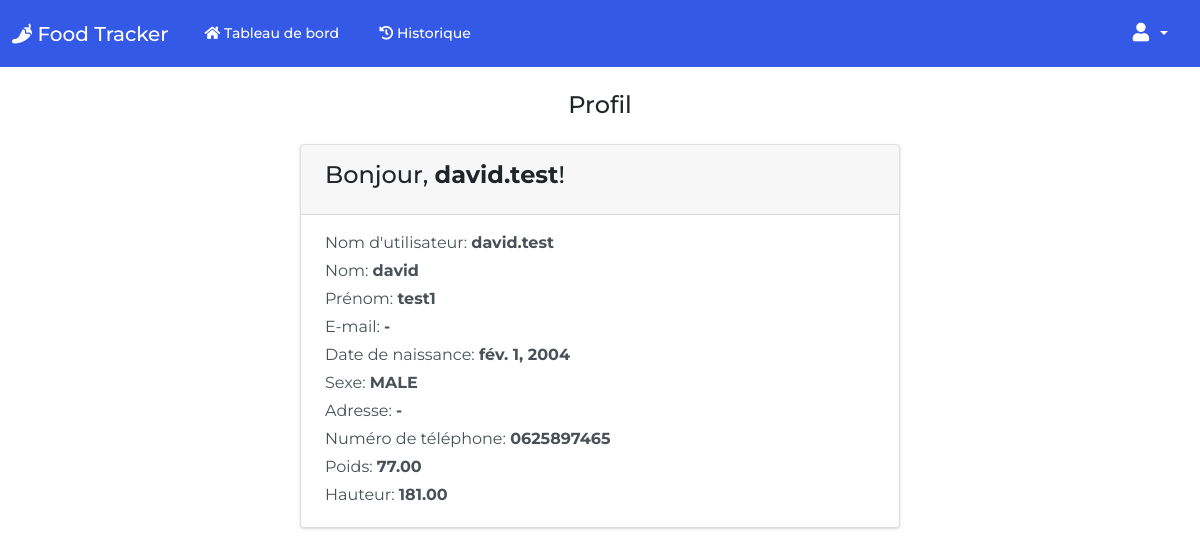
The page /profile (signed in) on the database its author committed.
### foodtracker/models.py (models this page shows, shortened)
class User(AbstractUser):
    class UserRoles(models.TextChoices):
        ADMIN = ('ADMIN', 'Admin')
        ENTRAINEUR = ('ENTRAINEUR', 'Entraineur')
        TRIATHLETE = ('TRIATHLETE', 'Triathlete')
    email = models.EmailField('email address', null=True)
    role = models.CharField(max_length=15, choices=UserRoles.choices)
    REQUIRED_FIELDS = []
    class Meta:
        db_table = 'users'

class Triathlete(models.Model):
    class PhysicalActivityLevel(models.TextChoices):
        TWELVE_15H_WEEK = ('TWELVE_15H_WEEK', "12h à 15h d'exercice par semaine")
        MORE_20H_WEEK = ('MORE_20H_WEEK', ">20h d'exercice par semaine")
    user = models.OneToOneField(User, on_delete=models.CASCADE, related_name='profile_triathlete')
    gender = models.CharField(max_length=10, choices=GenderOptions.choices, null=True)
    date_of_birth = models.DateField(null=True)
    age = models.IntegerField(null=True)
    address = models.TextField(null=True)
    phone_number = models.CharField(max_length=20, null=True)
    weight = models.DecimalField(max_digits=8, decimal_places=2, null=True)
    height = models.DecimalField(max_digits=8, decimal_places=2, null=True)
    complete_profile_setup = models.BooleanField(default=False)
    masse_masculaire = models.DecimalField(max_digits=8, decimal_places=2, null=True)
    imc = models.DecimalField(max_digits=8, decimal_places=2, null=True)
    mass_grasse = models.DecimalField(max_digits=8, decimal_places=2, null=True)
    niveau_activite = models.CharField(max_length=15, choices=PhysicalActivityLevel.choices)
    metabolisme_de_base = models.DecimalField(max_digits=8, decimal_places=2, null=True)
    depense_energetique_journaliere = models.DecimalField(max_digits=8, decimal_places=2, null=True)
    daily_water_consumption = models.DecimalField(max_digits=8, decimal_places=2, null=True)
    class Meta:
        db_table = 'triathletes'

### foodtracker/views.py (the view)
# urls.py: path('profile', views.profile, name='profile'),
@login_required
def profile(request):
    if request.user.role == User.UserRoles.ADMIN:
        return render(request, 'admin_profile.html')
    elif request.user.role == User.UserRoles.TRIATHLETE:
        return render(request, 'athelete_profile.html')
    elif request.user.role == User.UserRoles.ENTRAINEUR:
        return render(request, 'trainer_profile.html')
    else:
        return HttpResponse('profile')

### templates/athelete_profile.html (shortened to what this page needs)
{% extends 'base.html' %}
{% load static %}
{% block body %}
<div class='py-4 mt-auto'>
  <div class='container-fluid px-4'>
    <div>
      <h4 class="mb-4" style="text-align: center;">Profil</h4>
      <div class='card bg-secondary mb-3' style="max-width: 600px; margin: 0 auto;">
        <div class='card-header d-flex justify-content-between align-items-center'>
          <h4>Bonjour, <strong>{{ user.username }}</strong>!</h4>
        </div>
        <div class='card-body'>
          <div class='d-flex w-100 justify-content-between'>
            <p class='mb-1'>
              Nom d'utilisateur: <strong>{{ user.username }}</strong>
            </p>
          </div>
          <div class='d-flex w-100 justify-content-between'>
            <p class='mb-1'>
              Nom: <strong>{{ user.first_name }}</strong>
            </p>
          </div>
          <div class='d-flex w-100 justify-content-between'>
            <p class='mb-1'>
              Prénom: <strong>{{ user.last_name }}</strong>
            </p>
          </div>
          <div class='d-flex w-100 justify-content-between'>
            <p class='mb-1'>
              E-mail: <strong>{{ user.email|default:'-' }}</strong>
            </p>
          </div>
          <div class='d-flex w-100 justify-content-between'>
            <p class='mb-1'>
              Date de naissance: <strong>{{ user.profile_triathlete.date_of_birth|default:'-' }}</strong>
            </p>
          </div>
          <div class='d-flex w-100 justify-content-between'>
            <p class='mb-1'>
              Sexe: <strong>{{ user.profile_triathlete.gender|default:'-' }}</strong>
            </p>
          </div>
          <div class='d-flex w-100 justify-content-between'>
            <p class='mb-1'>
              Adresse: <strong>{{ user.profile_triathlete.adresse|default:'-' }}</strong>
            </p>
          </div>
          <div class='d-flex w-100 justify-content-between'>
            <p class='mb-1'>
              Numéro de téléphone: <strong>{{ user.profile_triathlete.phone_number|default:'-' }}</strong>
            </p>
          </div>
          <div class='d-flex w-100 justify-content-between'>
            <p class='mb-1'>
              Poids: <strong>{{ user.profile_triathlete.weight|default:'-' }}</strong>
            </p>
          </div>
          <div class='d-flex w-100 justify-content-between'>
            <p class='mb-1'>
              Hauteur: <strong>{{ user.profile_triathlete.height|default:'-' }}</strong>
            </p>
          </div>
        </div>
      </div>
    </div>
  </div>
</div>
{% endblock %}

### static/css/styles.css (style rules this page uses)
html { position: relative; min-height: 100%; }
body { margin: 0 0 90px; font-family: 'Montserrat', sans-serif !important; }

### rows shown on the page
User: username "david.test", first_name "david", last_name "test1", email "-", profile_triathlete.date_of_birth "fév. 1, 2004", profile_triathlete.gender "MALE", profile_triathlete.adresse "-", profile_triathlete.phone_number "0625897465", profile_triathlete.weight "77.00", profile_triathlete.height "181.00"
